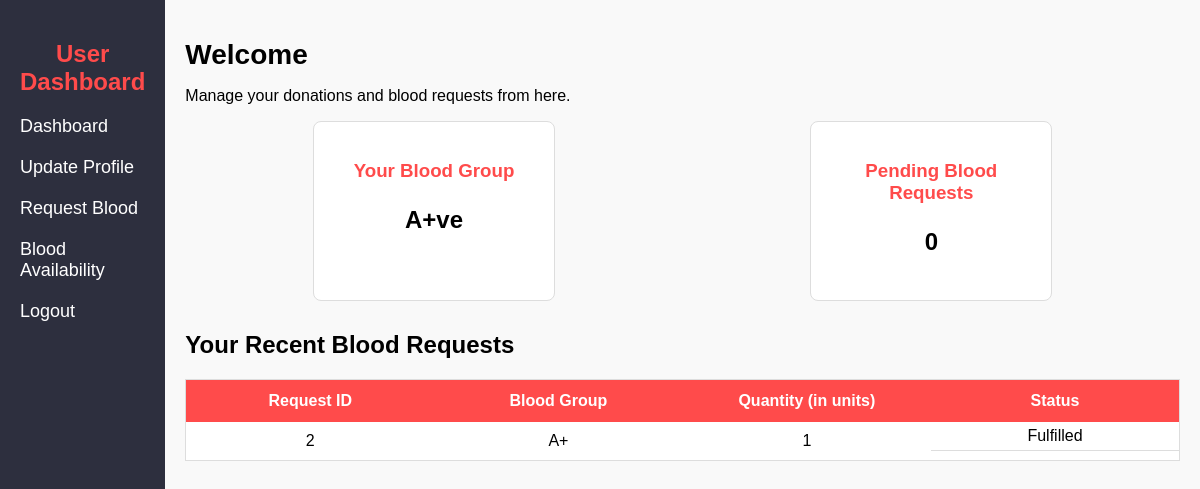
Screenshot of /user_dashboard.php (signed in) with the database file from the repository.
### tables this page shows
CREATE TABLE IF NOT EXISTS `user` (
  `firstname` varchar(50) NOT NULL,
  `lastname` varchar(50) NOT NULL,
  `email` varchar(50) NOT NULL,
  `passwords` varchar(50) NOT NULL,
  `phonenumber` varchar(15) NOT NULL,
  `bloodgroup` varchar(5) NOT NULL,
  `last_donation` date NOT NULL,
  `id` int(10) NOT NULL AUTO_INCREMENT,
  PRIMARY KEY (`id`),
  UNIQUE KEY `email` (`email`)
);

CREATE TABLE IF NOT EXISTS `need_blood` (
  `id` int(11) NOT NULL AUTO_INCREMENT,
  `name` varchar(100) NOT NULL,
  `blood_type` varchar(5) NOT NULL,
  `phone` varchar(15) NOT NULL,
  `email` varchar(100) NOT NULL,
  `location` varchar(255) NOT NULL,
  `request_time` timestamp NOT NULL DEFAULT CURRENT_TIMESTAMP,
  `status` varchar(20) NOT NULL DEFAULT 'Pending',
  `quantity` int(11) NOT NULL,
  PRIMARY KEY (`id`)
);

### user_dashboard.php (the view, shortened to what this page needs)
<!DOCTYPE html>
<html lang="en">
<head>
    <link rel="stylesheet" href="admin_dashboard.css">
</head>
<body>
    <div class="container">
        <?php
        include("userheader.php")
        ?>
        <div class="main-content">
            <header>
            <h1>Welcome</h1>
                <p>Manage your donations and blood requests from here.</p>
            </header>
            <section>
                <div class="stats">
                    <div class="card">
                        <h3>Your Blood Group</h3>
                        <p>
                            <?php
                            require 'dbcon.php';
                            $email = $_SESSION['email'];
                            $userQuery = "SELECT bloodgroup FROM user WHERE email = '$email'";
                            $result = mysqli_query($conn, $userQuery);
                            if ($result) {
                                $data = mysqli_fetch_assoc($result);
                                echo $data['bloodgroup'];
                            } else {
                                echo "Error fetching data.";
                            }
                            ?>
                        </p>
                    </div>
                    <div class="card">
                        <h3>Pending Blood Requests</h3>
                        <p>
                            <?php
                            $requestQuery = "SELECT COUNT(*) as quantity FROM need_blood WHERE email = '$email' AND status = 'pending'";
                            $result = mysqli_query($conn, $requestQuery);
                            if ($result) {
                                $data = mysqli_fetch_assoc($result);
                                echo $data['quantity'];
                            } else {
                                echo "Error fetching data.";
                            }
                            ?>
                        </p>
                    </div>
                </div>
            </section>
            <section class="tables">
                <h2>Your Recent Blood Requests</h2>
                <table>
                    <thead>
                        <tr>
                            <th>Request ID</th>
                            <th>Blood Group</th>
                            <th>Quantity (in units)</th>
                            <th>Status</th>
                        </tr>
                    </thead>
                    <tbody>
                        <?php
                        $query = "SELECT * FROM need_blood WHERE email = '$email' ORDER BY id DESC LIMIT 5";
                        $result = mysqli_query($conn, $query);
                        if ($result) {
                            while ($row = mysqli_fetch_assoc($result)) {
                                echo "<tr>";
                                echo "<td>" . $row['id'] . "</td>";
                                echo "<td>" . $row['blood_type'] . "</td>";
                                echo "<td>" . $row['quantity'] . "</td>";
                                echo "<td>" . $row['status'] . "</td>";
                                echo "</tr>";
                            }
                        } else {
                            echo "<tr><td colspan='4'>Error fetching data.</td></tr>";
                        }
                        ?>
                    </tbody>
                </table>
            </section>
        </div>
    </div>
</body>
</html>

### admin_dashboard.css (style rules this page uses)
body { font-family: Arial, sans-serif; margin: 0; padding: 0; background-color: #f9f9f9; }
.container { display: flex; height: 100vh; }
.main-content { flex-grow: 1; padding: 20px; }
.main-content header h1 { font-size: 28px; margin-bottom: 10px; }
.stats { display: flex; justify-content: space-around; margin-bottom: 30px; }
.card { background-color: white; border: 1px solid #ddd; padding: 20px; width: 200px; border-radius: 8px; text-align: center; }
.card h3 { margin-bottom: 10px; color: #ff4b4b; }
.card p { font-size: 24px; font-weight: bold; }
.tables { margin-top: 20px; }
table { width: 100%; border-collapse: collapse; background-color: white; border: 1px solid #ddd; table-layout: fixed; }
th { background-color: #ff4b4b; color: white; padding: 12px; text-align: center; font-size: 16px; white-space: nowrap; }
td { padding: 10px; text-align: center; border-bottom: 1px solid #ddd; vertical-align: middle; }
td:last-child { display: flex; flex-direction: row; align-items: center; justify-content: center; gap: 5px; padding: 5px; width: auto; min-width: 150px; }

### rows the page displays
user: bloodgroup "A+ve"
need_blood: id "2", blood_type "A+", quantity "1", status "Fulfilled"

### other values shown
$data['quantity'] "0"
